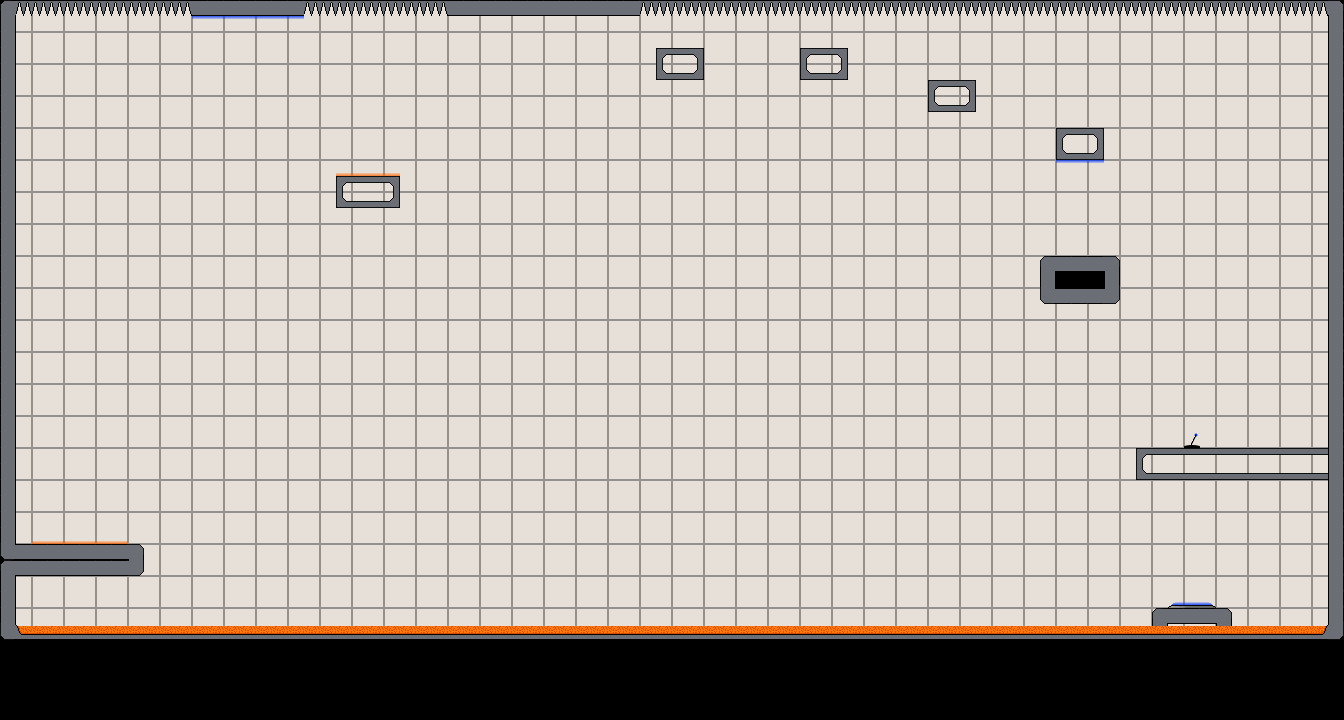

Below is a game level as drawn by its tile map, then a one-line description and the .tmx that defines it (tile-layer data replaced by summaries):
An orthogonal 84x45 tile map with 16x16 px tiles, 8 tile layers (background, walls, switches, gravTiles, ...) and 1 object (spawnPoint1).

<map version="1.0" orientation="orthogonal" width="84" height="45" tilewidth="16" tileheight="16">
 <tileset firstgid="1" name="interiorTileset" tilewidth="16" tileheight="16">
  <image source="interiorTileset.png" trans="ff00ff" width="144" height="64" />
 </tileset>
 <layer name="background" width="84" height="45">
  <data>[3780 cells, 3780 non-empty, 5 distinct tile ids]</data>
 </layer>
 <layer name="walls" width="84" height="45">
  <data>[3780 cells, 197 non-empty, 16 distinct tile ids]</data>
 </layer>
 <layer name="switches" width="84" height="45">
  <data>[3780 cells, 1 non-empty, 1 distinct tile ids]</data>
 </layer>
 <layer name="gravTiles" width="84" height="45">
  <data>[3780 cells, 20 non-empty, 2 distinct tile ids]</data>
 </layer>
 <objectgroup name="spawnPoint" width="84" height="45">
  <object name="spawnPoint1" x="61" y="501" />
 </objectgroup>
 <layer name="acid" width="84" height="45">
  <data>[3780 cells, 328 non-empty, 4 distinct tile ids]</data>
 </layer>
 <layer name="exit" width="84" height="45">
  <data>[3780 cells, 1 non-empty, 1 distinct tile ids]</data>
 </layer>
 <layer name="exitDummyTiles" width="84" height="45">
  <data>[3780 cells, 2 non-empty, 2 distinct tile ids]</data>
 </layer>
 <layer name="spikes" width="84" height="45">
  <data>[3780 cells, 59 non-empty, 1 distinct tile ids]</data>
 </layer>
</map>
